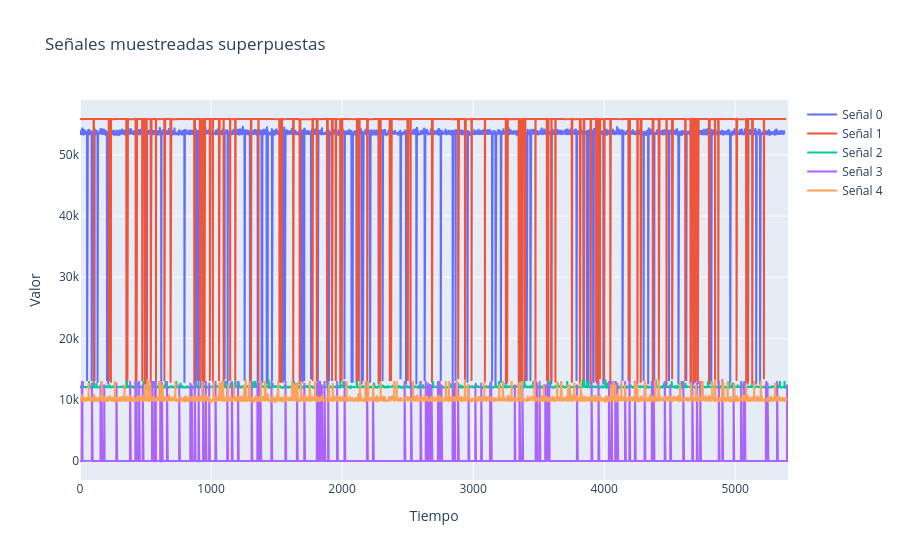

Notebook source saved alongside this figure:
### Code cell
fig = go.Figure()


# Agregamos cada señal como un trazo
fig.add_trace(go.Scatter(y=new_arr0, mode='lines', name='Señal 0'))
fig.add_trace(go.Scatter(y=new_arr1, mode='lines', name='Señal 1'))
fig.add_trace(go.Scatter(y=new_arr2, mode='lines', name='Señal 2'))
fig.add_trace(go.Scatter(y=new_arr3, mode='lines', name='Señal 3'))
fig.add_trace(go.Scatter(y=new_arr4, mode='lines', name='Señal 4'))

# Opciones de layout
fig.update_layout(
    title='Señales muestreadas superpuestas',
    xaxis_title='Tiempo',
    yaxis_title='Valor',
    hovermode='x unified'
)

fig.show()

### Figure 1 — Plotly figure (JSON) as saved in the notebook; plotly's stock layout.template omitted (floating-point values rounded to 4 significant figures; data arrays with more than 128 entries replaced by an {"elided": "..."} marker saying what was removed)
{"data": [{"mode": "lines", "name": "Señal 0", "type": "scatter", "y": {"elided": "5376 int values"}}, {"mode": "lines", "name": "Señal 1", "type": "scatter", "y": {"elided": "5390 int values"}}, {"mode": "lines", "name": "Señal 2", "type": "scatter", "y": {"elided": "5388 int values"}}, {"mode": "lines", "name": "Señal 3", "type": "scatter", "y": {"elided": "5404 int values"}}, {"mode": "lines", "name": "Señal 4", "type": "scatter", "y": {"elided": "5393 int values"}}], "layout": {"hovermode": "x unified", "title": {"text": "Señales muestreadas superpuestas"}, "xaxis": {"title": {"text": "Tiempo"}}, "yaxis": {"title": {"text": "Valor"}}}}
